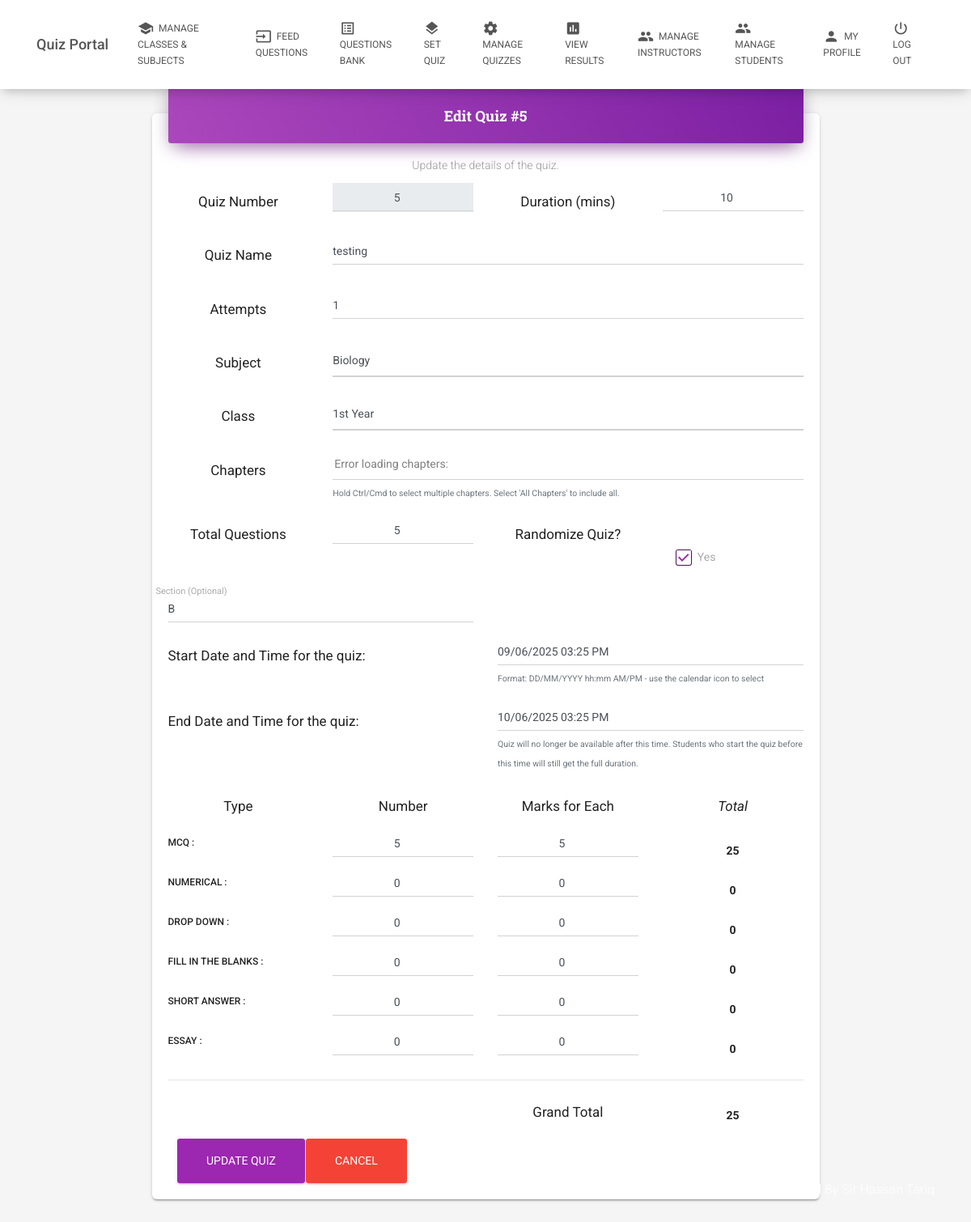
The page /code/edit_quiz.php?quiz_id=5 (signed in) on the database its author committed.
### tables this page shows
CREATE TABLE `quizconfig` (
  `quizid` int(11) NOT NULL,
  `quiznumber` int(11) NOT NULL,
  `quizname` varchar(50) NOT NULL,
  `starttime` datetime NOT NULL,
  `endtime` datetime NOT NULL,
  `duration` int(11) NOT NULL,
  `attempts` int(11) NOT NULL,
  `mcq` int(11) NOT NULL,
  `numerical` int(11) NOT NULL,
  `dropdown` int(11) NOT NULL,
  `fill` int(11) NOT NULL,
  `short` int(11) NOT NULL,
  `essay` int(11) NOT NULL,
  `mcqmarks` int(11) NOT NULL,
  `numericalmarks` int(11) NOT NULL,
  `dropdownmarks` int(11) NOT NULL,
  `fillmarks` int(11) NOT NULL,
  `shortmarks` int(11) NOT NULL,
  `essaymarks` int(11) NOT NULL,
  `maxmarks` int(11) NOT NULL DEFAULT 0,
  `typea` int(11) DEFAULT 0,
  `typeamarks` int(11) DEFAULT 0,
  `typeb` int(11) DEFAULT 0,
  `typebmarks` int(11) DEFAULT 0,
  `typec` int(11) DEFAULT 0,
  `typecmarks` int(11) DEFAULT 0,
  `typed` int(11) DEFAULT 0,
  `typedmarks` int(11) DEFAULT 0,
  `typee` int(11) DEFAULT 0,
  `typeemarks` int(11) DEFAULT 0,
  `typef` int(11) DEFAULT 0,
  `typefmarks` int(11) DEFAULT 0,
  `total_questions` int(11) DEFAULT NULL,
  `class_id` int(11) DEFAULT NULL,
  `chapter_ids` text DEFAULT NULL,
  `topic_ids` text DEFAULT NULL,
  `subject_id` int(11) DEFAULT NULL,
  `section` varchar(50) DEFAULT NULL COMMENT 'Target section for the quiz',
  `section_id` int(11) DEFAULT NULL,
  `is_random` tinyint(1) NOT NULL DEFAULT 0
);

CREATE TABLE `subjects` (
  `subject_id` int(11) NOT NULL,
  `subject_name` varchar(255) NOT NULL
);

CREATE TABLE `classes` (
  `class_id` int(11) NOT NULL,
  `class_name` varchar(255) NOT NULL,
  `instructor_email` varchar(50) NOT NULL,
  `created_at` timestamp NOT NULL DEFAULT current_timestamp(),
  `updated_at` timestamp NOT NULL DEFAULT current_timestamp() ON UPDATE current_timestamp()
);

### code/edit_quiz.php (the view, shortened to what the rows shown need)
<?php
include "database.php";
$quiz_id_to_edit = null;
$quiz_data = null;
$page_title = "Edit Quiz";
if (isset($_GET['quiz_id'])) {
    $quiz_id_to_edit = intval($_GET['quiz_id']);
    $stmt = $conn->prepare("SELECT * FROM quizconfig WHERE quiznumber = ?");
    $stmt->bind_param("i", $quiz_id_to_edit);
    $stmt->execute();
    $result = $stmt->get_result();
    if ($result->num_rows > 0) {
        $quiz_data = $result->fetch_assoc();
    } else {
        $_SESSION['error_message'] = "Quiz not found.";
        header("Location: manage_quizzes.php");
        exit;
    }
} else if (!isset($_POST['quiz_id_to_edit'])) {
    $_SESSION['error_message'] = "No quiz ID provided.";
    header("Location: manage_quizzes.php");
    exit;
}
$subjects = [];
$sql_subjects = "SELECT subject_id, subject_name FROM subjects ORDER BY subject_name ASC";
$result_subjects = $conn->query($sql_subjects);
if ($result_subjects && $result_subjects->num_rows > 0) {
    while ($row_subject = $result_subjects->fetch_assoc()) {
        $subjects[] = $row_subject;
    }
}
$classes = [];
$sql_classes = "SELECT class_id, class_name FROM classes ORDER BY class_name ASC";
$result_classes = $conn->query($sql_classes);
if ($result_classes && $result_classes->num_rows > 0) {
    while ($row_class = $result_classes->fetch_assoc()) {
        $classes[] = $row_class;
    }
}
$q_num = $quiz_data['quiznumber'] ?? $quiz_id_to_edit ?? '';
$q_duration = $quiz_data['duration'] ?? 10;
$q_starttime = $quiz_data['starttime'] ?? '01/01/2024 10:00 AM';
if (!empty($q_starttime)) {
    $dateObj = DateTime::createFromFormat('Y-m-d H:i:s', $q_starttime);
    if ($dateObj) {
        $q_starttime = $dateObj->format('d/m/Y h:i A');
    }
}
$q_subject_id = $quiz_data['subject_id'] ?? '';
$q_class_id = $quiz_data['class_id'] ?? '';
$q_total_questions = $quiz_data['total_questions'] ?? 10;
$q_section = $quiz_data['section'] ?? '';
$q_typea = $quiz_data['typea'] ?? 0;
$q_typeamarks = $quiz_data['typeamarks'] ?? 0;
$q_typeb = $quiz_data['typeb'] ?? 0;
$q_typebmarks = $quiz_data['typebmarks'] ?? 0;
$q_typec = $quiz_data['typec'] ?? 0;
$q_typecmarks = $quiz_data['typecmarks'] ?? 0;
$q_typed = $quiz_data['typed'] ?? 0;
$q_typedmarks = $quiz_data['typedmarks'] ?? 0;
$q_typee = $quiz_data['typee'] ?? 0;
$q_typeemarks = $quiz_data['typeemarks'] ?? 0;
$q_typef = $quiz_data['typef'] ?? 0;
$q_typefmarks = $quiz_data['typefmarks'] ?? 0;
?>
<!DOCTYPE html>
<html lang="en">
<head>
  <link rel="stylesheet" href="https://maxcdn.bootstrapcdn.com/font-awesome/latest/css/font-awesome.min.css">
  <link href="./assets/css/material-kit.css?v=2.0.4" rel="stylesheet" />
  <link href="https://cdnjs.cloudflare.com/ajax/libs/select2/4.0.13/css/select2.min.css" rel="stylesheet" />
</head>
<body class="login-page sidebar-collapse">
  <div class="page-header">
    <div class="container">
      <div class="row justify-content-center" style="margin-top: 20px">
        <div class="col-lg-9 col-md-9 ml-auto mr-auto" >
          <div class="card card-login" >
            <form class="form" name="editQuizForm" action="edit_quiz.php?quiz_id=<?php echo $quiz_id_to_edit; ?>" method="post" onsubmit="return validateQuizForm()">
              <div class="card-header card-header-primary text-center">
                <h4 class="card-title"><?php echo $page_title; ?> #<?php echo htmlspecialchars($q_num); ?></h4>
              </div>
              <div class="card-body" style="padding-left: 20px;padding-right: 20px">
                <div class="row">
                  <div class="col">
                    <input type="number" name="quiznumber_display" id="quiznumber_display" class="form-control text-center" value="<?php echo htmlspecialchars($q_num); ?>" readonly>
                  </div>
                  <div class="col">
                    <input type="number" min="0" name="duration" class="form-control text-center" value="<?php echo htmlspecialchars($q_duration); ?>">
                  </div>
                </div>
                <div class="row" style="margin-top: 15px;">
                  <div class="col-md-9">
                    <input type="text" name="quizname" class="form-control" value="<?php echo htmlspecialchars($quiz_data['quizname'] ?? ''); ?>" required>
                  </div>
                </div>
                <div class="row" style="margin-top: 15px;">
                  <div class="col-md-9">
                    <input type="number" min="1" name="attempts" class="form-control" value="<?php echo htmlspecialchars($quiz_data['attempts'] ?? 1); ?>" required>
                  </div>
                </div>
                <div class="row" style="margin-top: 15px;">
                  <div class="col-md-9">
                    <select name="subject_id" id="subject_id" class="form-control" onchange="loadChapters()">
                        <?php foreach($subjects as $subject): ?>
                            <option value="<?php echo $subject['subject_id']; ?>" <?php if($q_subject_id == $subject['subject_id']) echo 'selected'; ?> >
                                <?php echo htmlspecialchars($subject['subject_name']); ?>
                            </option>
                        <?php endforeach; ?>
                    </select>
                  </div>
                </div>
                <div class="row" style="margin-top: 15px;">
                  <div class="col-md-9">
                    <select name="class_id" id="class_id" class="form-control">
                        <?php foreach ($classes as $class_item): ?>
                            <option value="<?php echo htmlspecialchars($class_item['class_id']); ?>" <?php if($class_item['class_id'] == $q_class_id) echo 'selected'; ?>>
                                <?php echo htmlspecialchars($class_item['class_name']); ?>
                            </option>
                        <?php endforeach; ?>
                    </select>
                  </div>
                </div>
                 <div class="row" style="margin-top: 15px;">
                    <div class="col-md-3">
                        <input type="number" min="1" name="total_questions" id="total_questions" class="form-control text-center" value="<?php echo htmlspecialchars($q_total_questions); ?>">
                    </div>
                </div>
                <div class="row">
                  <div class="form-group col-md-6">
                    <label for="section" class="bmd-label-floating">Section (Optional)</label>
                    <input type="text" name="section" id="section" class="form-control" placeholder="Leave blank for all sections" value="<?php echo htmlspecialchars($q_section); ?>">
                  </div>
                </div>
              </div>
              <div class="card-body row form-group" style="padding-left: 20px;padding-right: 20px">
                <div class="col">
                  <input type="text" class="form-control datetimepicker" id="starttime" name="starttime"
                         value="<?php echo htmlspecialchars($q_starttime); ?>" placeholder="DD/MM/YYYY hh:mm AM"
                         data-date-format="DD/MM/YYYY hh:mm A" autocomplete="off"/>
                  <small class="form-text text-muted">Format: DD/MM/YYYY hh:mm AM/PM - use the calendar icon to select</small>
                </div>
              </div>
              <div class="card-body row form-group" style="padding-left: 20px;padding-right: 20px">
                <div class="col">
                  <input type="text" class="form-control datetimepicker" id="endtime" name="endtime"
                         value="<?php echo isset($quiz_data['endtime']) ? date('d/m/Y h:i A', strtotime($quiz_data['endtime'])) : date('d/m/Y h:i A', strtotime('+1 day')); ?>"
                         placeholder="DD/MM/YYYY hh:mm AM"
                         data-date-format="DD/MM/YYYY hh:mm A" autocomplete="off"/>
                  <small class="form-text text-muted">Quiz will no longer be available after this time. Students who start the quiz before this time will still get the full duration.</small>
                </div>
              </div>
              <div class="card-body" style="padding-left: 20px;padding-right: 20px">
                <div class="row">
                  <div class="col"><input type="number" min="0" class="form-control text-center" name="typea" id="typea" value="<?php echo htmlspecialchars($q_typea); ?>" oninput="marks()"></div>
                  <div class="col"><input type="number" min="0" class="form-control text-center" name="typeamarks" id="typeamarks" value="<?php echo htmlspecialchars($q_typeamarks); ?>" oninput="marks()"></div>
                </div>
                <div class="row">
                  <div class="col"><input type="number" min="0" class="form-control text-center" name="typeb" id="typeb" value="<?php echo htmlspecialchars($q_typeb); ?>" oninput="marks()"></div>
                  <div class="col"><input type="number" min="0" class="form-control text-center" name="typebmarks" id="typebmarks" value="<?php echo htmlspecialchars($q_typebmarks); ?>" oninput="marks()"></div>
                </div>
                 <div class="row">
                  <div class="col"><input type="number" min="0" class="form-control text-center" name="typec" id="typec" value="<?php echo htmlspecialchars($q_typec); ?>" oninput="marks()"></div>
                  <div class="col"><input type="number" min="0" class="form-control text-center" name="typecmarks" id="typecmarks" value="<?php echo htmlspecialchars($q_typecmarks); ?>" oninput="marks()"></div>
                </div>
                <div class="row">
                  <div class="col"><input type="number" min="0" class="form-control text-center" name="typed" id="typed" value="<?php echo htmlspecialchars($q_typed); ?>" oninput="marks()"></div>
                  <div class="col"><input type="number" min="0" class="form-control text-center" name="typedmarks" id="typedmarks" value="<?php echo htmlspecialchars($q_typedmarks); ?>" oninput="marks()"></div>
                </div>
                <div class="row">
                  <div class="col"><input type="number" min="0" class="form-control text-center" name="typee" id="typee" value="<?php echo htmlspecialchars($q_typee); ?>" oninput="marks()"></div>
                  <div class="col"><input type="number" min="0" class="form-control text-center" name="typeemarks" id="typeemarks" value="<?php echo htmlspecialchars($q_typeemarks); ?>" oninput="marks()"></div>
                </div>
                 <div class="row">
                  <div class="col"><input type="number" min="0" class="form-control text-center" name="typef" id="typef" value="<?php echo htmlspecialchars($q_typef); ?>" oninput="marks()"></div>
                  <div class="col"><input type="number" min="0" class="form-control text-center" name="typefmarks" id="typefmarks" value="<?php echo htmlspecialchars($q_typefmarks); ?>" oninput="marks()"></div>
                </div>
              </div>
            </form>
          </div>
        </div>
      </div>
    </div>
  </div>
</body>
</html>

### rows shown on the page
quizconfig: quiznumber "5", quiznumber_display "5", duration "10", quizname "testing", attempts "1", subject_id "Biology", class_id "1st Year", total_questions "5", section "B", starttime "09/06/2025 03:25 PM", endtime "10/06/2025 03:25 PM", typea "5", typeamarks "5", typeb "0", typebmarks "0", typec "0", typecmarks "0", typed "0", typedmarks "0", typee "0", typeemarks "0", typef "0", typefmarks "0"

### other values the page prints
$page_title "Edit Quiz"
